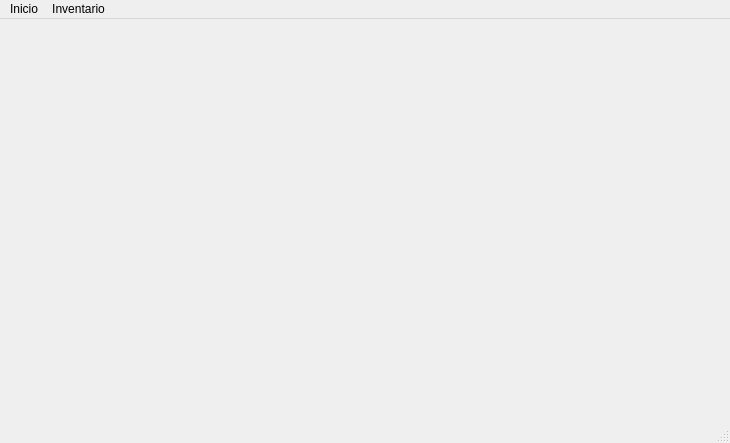
<?xml version="1.0" encoding="UTF-8"?>
<ui version="4.0">
 <class>mainWindow</class>
 <widget class="QMainWindow" name="mainWindow">
  <property name="geometry">
   <rect>
    <x>0</x>
    <y>0</y>
    <width>730</width>
    <height>443</height>
   </rect>
  </property>
  <property name="windowTitle">
   <string>Menu principal</string>
  </property>
  <widget class="QWidget" name="centralwidget"/>
  <widget class="QStatusBar" name="statusbar"/>
  <widget class="QMenuBar" name="menubar">
   <property name="geometry">
    <rect>
     <x>0</x>
     <y>0</y>
     <width>730</width>
     <height>21</height>
    </rect>
   </property>
   <widget class="QMenu" name="menuArticulos">
    <property name="title">
     <string>Inicio</string>
    </property>
    <addaction name="mnuItems"/>
    <addaction name="separator"/>
    <addaction name="mnuWarehouse"/>
    <addaction name="separator"/>
    <addaction name="mnuDistribuitors"/>
   </widget>
   <widget class="QMenu" name="menuBodegas">
    <property name="title">
     <string>Inventario</string>
    </property>
    <addaction name="mnuItemsByWarehouse"/>
    <addaction name="separator"/>
    <addaction name="mnuItemsByDistributor"/>
   </widget>
   <addaction name="menuArticulos"/>
   <addaction name="menuBodegas"/>
  </widget>
  <action name="mnuItems">
   <property name="text">
    <string>Articulos</string>
   </property>
  </action>
  <action name="mnuWarehouse">
   <property name="text">
    <string>Bodegas</string>
   </property>
  </action>
  <action name="mnuDistribuitors">
   <property name="text">
    <string>Distribuidores</string>
   </property>
  </action>
  <action name="mnuItemsByWarehouse">
   <property name="text">
    <string>Asignar articulo a bodega</string>
   </property>
  </action>
  <action name="mnuItemsByDistributor">
   <property name="text">
    <string>Asignar articulo a distribuidor</string>
   </property>
  </action>
 </widget>
 <resources/>
 <connections/>
</ui>
